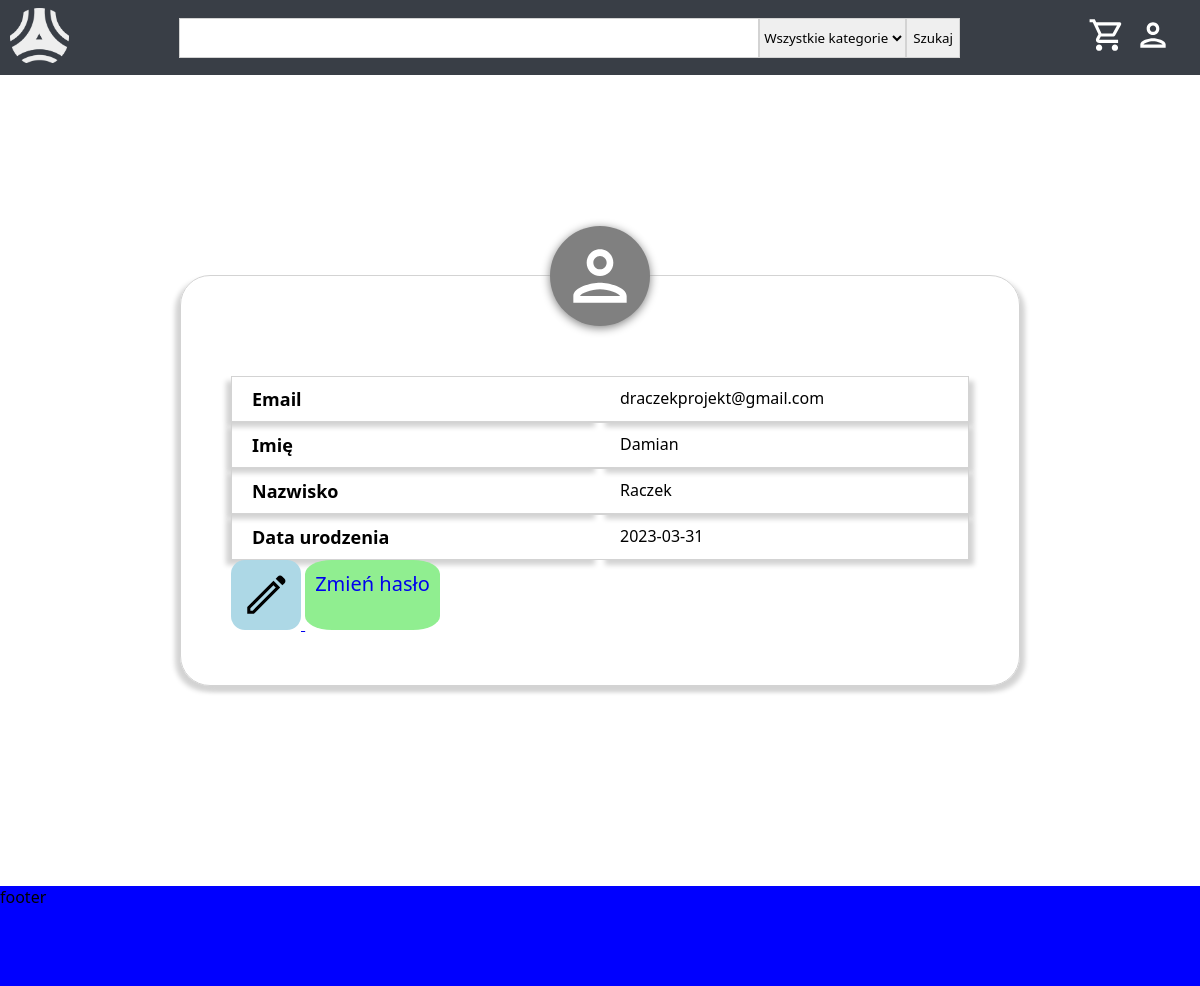
Screenshot of /user (signed in) with the database file from the repository.
### tables this page shows
CREATE TABLE `users` (
  `id` bigint(20) NOT NULL,
  `email` varchar(255) NOT NULL,
  `password` varchar(255) NOT NULL,
  `first_name` varchar(255) NOT NULL,
  `last_name` varchar(255) NOT NULL,
  `date_of_birth` date NOT NULL,
  `created_date` datetime NOT NULL,
  `user_id_created` bigint(20) NOT NULL,
  `last_modified_date` datetime NOT NULL,
  `user_id_last_modified` bigint(20) NOT NULL,
  `status` tinyint(3) UNSIGNED NOT NULL
);

### MVC/controllers/Controller.php (called while the page is built, shortened)
<?php
class Controller{
    public function loadView($name, $data, $return){
        include($name.".php");
        if($return===true){
           return ob_get_clean();
        }
    }
}

### MVC/models/databaseModels/UserModel.php (called while the page is built, shortened)
<?php
class UserModel{
    public function getUser($userId){
        $dbh = include("MVC/models/databaseModels/Database.php");
        $query = "SELECT email, first_name, last_name, date_of_birth FROM users WHERE id = ? AND status = ?";
        $stmt = $dbh->prepare($query);
        $stmt->execute([$userId, (int)StatusEnum::ACTIVE]);
        return $stmt->fetch();
    }
}

### MVC/views/user/userDetails.php (the view, shortened to what this page needs)
<!DOCTYPE html>
<html lang="en">
<head>
    <?php echo $data['styles']; ?>
    <link rel="stylesheet" href="css/userDetails.css">
    <link rel="stylesheet" href="css/list.css">
</head>
<body>
    <?php echo $data['header']; ?>
    <main>
        <div id="user">
            <?php if($data['user']){ $user = $data['user'] ?>
                <div class="account-img">
                    <img src="img/account-icon.svg">
                </div>
                <div class="list">
                    <span class="caption">Email</span><span class="value"><?php echo $user['email']; ?></span>
                    <span class="caption">Imię</span><span class="value"><?php echo $user['first_name']; ?></span>
                    <span class="caption">Nazwisko</span><span class="value"><?php echo $user['last_name']; ?></span>
                    <span class="caption">Data urodzenia</span><span class="value"><?php echo $user['date_of_birth']; ?></span>
                </div>
                <a href="user/edit" id="editIcon-wrapper">
                    <img src="img/edit-icon.svg" class="icon">
                </a>
                <a href="user/changePassword" class="icon">Zmień hasło</a>
            <?php } else echo "Nie udało się pobrać szczegółów użytkownika." ?>
        </div>
    </main>
    <?php echo $data['footer']; ?>
</body>
</html>

### router/Router.php (shortened to what this page needs)
<?php
class Router {
    function routeRequest($requestUri, $routes) {
        $requestUri=urldecode($requestUri);
        foreach ($routes as $route => $params) {
            $pattern = str_replace(':id', '(\d+)', $route);
            $pattern = str_replace(":token", '([A-Za-z\d]+)', $pattern);
            $pattern = str_replace(":pageableUsers", '\?((page=(\d)+)(&size=(\d)+)((&email=([A-Za-z\d])+)*)((&firstName=([A-Za-z\d])+)*)((&lastName=([A-Za-z\d])+)*)((&status=(\d)+)*)((&createdDate=([\d-])+)*)((&id=(\d)+)*)((&orderBy=([A-Za-z_])+)*)((&order=([A-Za-z])+)*))', $pattern);
            $pattern = str_replace(":pageableProductsUser", '(\?page=(\d)+&size=(\d)+((&text=([\p{L}\p{N}\s]*))*)((&categoryId=(\d)+)*)((&gender=(\d)+)*)((&price_from=(\d)+)*)((&price_to=(\d)+)*)((&productSize=(\d)+)*)((&colour=(\d)+)*)((&orderBy=([\p{L}\p{N}_])+)*)((&order=([\p{L}])+)*))', $pattern);
            $pattern = str_replace(":pageableCategories", '\?((page=(\d)+)(&size=(\d)+)((&name=([A-Za-z\d])+)*)((&status=(\d)+)*)((&createdDate=([\d-])+)*)((&id=(\d)+)*)((&orderBy=([A-Za-z_])+)*)((&order=([A-Za-z])+)*))', $pattern);
            $pattern = str_replace(":pageableProducts", '\?((page=(\d)+)(&size=(\d)+)((&name=([A-Za-z\d])+)*)((&categoryId=(\d)+)*)((&description=([a-zA-Z0-9.,:;"\'() \n-])+)*)((&priceFrom=(\d+(?:\.\d+)?))*)((&priceTo=(\d+(?:\.\d+)?))*)((&quantityFrom=(\d)+)*)((&quantityTo=(\d)+)*)((&productSize=(\d)+)*)((&colour=(\d)+)*)((&gender=(\d)+)*)((&viewCountFrom=(\d)+)*)((&viewCountTo=(\d)+)*)((&status=(\d)+)*)((&createdDate=([\d-])+)*)((&id=(\d)+)*)((&orderBy=([A-Za-z_])+)*)((&order=([A-Za-z])+)*))', $pattern);
            $pattern = str_replace(":pageableOrders", '\?((page=(\d)+)(&size=(\d)+)((&first_name=([\p{L}\p{N}\s])+)*)((&last_name=([\p{L}\p{N}\s])+)*)((&street=([\p{L}\p{N}\s])+)*)((&postal_code=([-\d])+)*)((&postal_city=([\p{L}\p{N}\s])+)*)((&country=([\p{L}\p{N}\s])+)*)((&nip=([\d])+)*)((&company_name=([\p{L}\p{N}\s])+)*)((&delivery_id=(\d)+)*)((&payment_method_id=(\d)+)*)((&payment_status=(\d)+)*)((&order_status=(\d)+)*)((&status=(\d)+)*)((&createdDate=([\d-])+)*)((&id=(\d)+)*)((&orderBy=([A-Za-z_])+)*)((&order=([A-Za-z])+)*))', $pattern);
            if (preg_match('#^'.$pattern.'$#u', $requestUri, $matches)) {
                $controller = new $params['controller']();
                $action = $params['action'];
                $params = array_slice($matches, 1);
                call_user_func_array(array($controller, $action), $params);
                return true;
            }
        }
        return false;
    }
  }

### css/header.css (style rules this page uses)
:root { --header-height:75px; --header-color:#393e46; --header-details-color:#5c6470; }

### css/basicLayout.css (style rules this page uses)
* { margin: 0; box-sizing: border-box; font-family: 'Segoe UI', Tahoma, Geneva, Verdana, sans-serif; }
body { min-height: 100vh; display: flex; flex-direction: column; max-width: 200px; min-width: 100%; }
main { flex:1; margin-top:var(--header-height); }

### css/userDetails.css (style rules this page uses)
main { display: flex; justify-content: center; align-items: center; max-width: 100vw; padding-top: 200px; padding-bottom: 200px; }
#user { padding: 50px; padding-top: 0px; width: clamp(10vw, 70%, 80vw); height: auto; border-radius:30px; border: 1px solid lightgrey; box-shadow: lightgray 5px 5px 5px, lightgray -5px 5px 5px; }
#user p, #user a, #user td { overflow: hidden; text-overflow: ellipsis; white-space: nowrap; }
#user .account-img { display: flex; justify-content: center; align-items: center; }
#user .account-img img { transform: translate(0,-50%); background-color: gray; padding: 10px; min-width: 100px; border-radius: 50%; box-shadow: gray 0px 2px 10px; }
#editIcon-wrapper img { width: 70px; background-color: lightblue; }
.icon { display: inline-block; height: 70px; padding: 10px; border-radius: 20%; background-color: lightgreen; font-size: 20px; text-decoration: none; white-space: nowrap; }

### css/list.css (style rules this page uses)
main .list { display: grid; grid-template-columns: 1fr 1fr; }
main .list > span { min-height: 30px; padding: 10px 20px; }
main .list span.value { border-bottom: 1px solid lightgray; border-top: 1px solid lightgray; border-right: 1px solid lightgray; box-shadow: lightgray 5px 5px 5px; }
main .list span.caption { border-bottom: 1px solid lightgray; border-top: 1px solid lightgray; border-left: 1px solid lightgray; box-shadow: lightgray -5px 5px 5px; }
main .list span.caption { font-weight: 600; font-size: 18px; }
main .list .caption, main .list .value { white-space: nowrap; text-overflow: ellipsis; overflow: hidden; }

### rows the page displays
users: email "draczekprojekt@gmail.com", first_name "Damian", last_name "Raczek", date_of_birth "2023-03-31"
